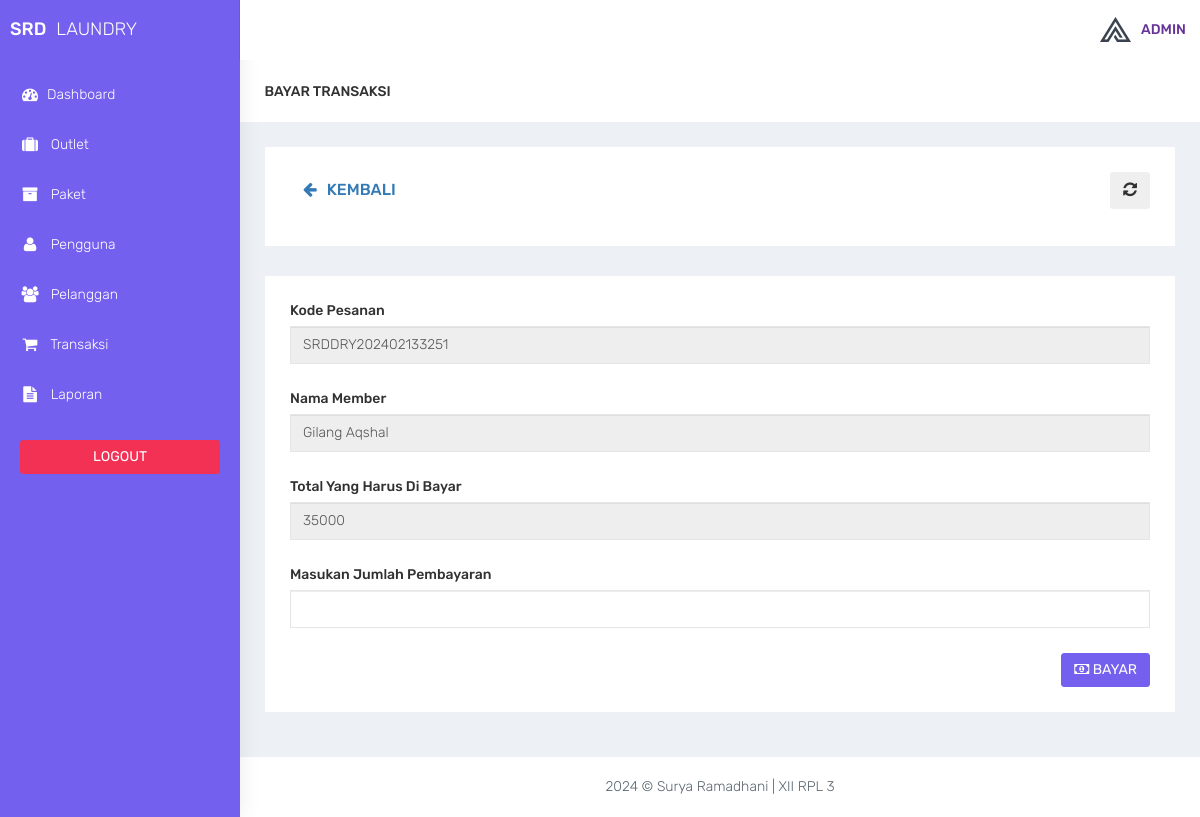
Screenshot of /admin/transaksi_bayar.php?id=60 (signed in) with the database file from the repository.
### tables this page shows
CREATE TABLE `transaksi` (
  `id_transaksi` int(11) NOT NULL,
  `outlet_id` int(11) DEFAULT NULL,
  `kode_invoice` varchar(100) DEFAULT NULL,
  `member_id` int(11) DEFAULT NULL,
  `tgl` datetime DEFAULT NULL,
  `batas_waktu` datetime DEFAULT NULL,
  `tgl_pembayaran` datetime DEFAULT NULL,
  `status` enum('Baru','Proses','Selesai','Diambil') DEFAULT NULL,
  `status_bayar` enum('Dibayar','Belum') DEFAULT NULL,
  `user_id` int(11) DEFAULT NULL
);

CREATE TABLE `member` (
  `id_member` int(11) NOT NULL,
  `nama_member` varchar(100) DEFAULT NULL,
  `alamat_member` text DEFAULT NULL,
  `jenis_kelamin` enum('Laki-Laki','Perempuan') DEFAULT NULL,
  `telp_member` varchar(15) DEFAULT NULL
);

CREATE TABLE `detail_transaksi` (
  `id_detail` int(11) NOT NULL,
  `transaksi_id` int(11) DEFAULT NULL,
  `paket_id` int(11) DEFAULT NULL,
  `qty` double DEFAULT NULL,
  `total_harga` double DEFAULT NULL,
  `keterangan` text DEFAULT NULL,
  `total_bayar` int(11) DEFAULT NULL
);

### admin/functions.php (called while the page is built, shortened)
<?php
function ambilsatubaris($conn, $query)
{
    $db = mysqli_query($conn, $query);
    return mysqli_fetch_assoc($db);
}

### admin/transaksi_bayar.php (the view, shortened to what this page needs)
<?php
$title = 'transaksi';
require 'functions.php';
$query = 'SELECT transaksi.*,member.nama_member , detail_transaksi.total_harga FROM transaksi INNER JOIN member ON member.id_member = transaksi.member_id INNER JOIN detail_transaksi ON detail_transaksi.transaksi_id = transaksi.id_transaksi WHERE transaksi.id_transaksi = ' . $_GET['id'];
$data = ambilsatubaris($conn, $query);
require 'layout_header.php';
?>
<div class="container-fluid">
    <div class="row bg-title">
        <div class="col-lg-3 col-md-4 col-sm-4 col-xs-12">
            <h4 class="page-title">Bayar <?= $title ?></h4>
        </div>
    </div>
    <div class="row">
        <div class="col-md-12 col-lg-12 col-sm-12 col-xs-12">
            <div class="white-box">
                <div class="row">
                    <div class="col-md-6">
                        <a href="transaksi_konfirmasi.php" class="btn btn-secondary box-title"><i class="fa fa-arrow-left fa-fw"></i> Kembali</a>
                    </div>
                    <div class="col-md-6 text-right">
                        <button id="btn-refresh" class="btn btn-dark box-title text-right" title="Refresh Data"><i class="fa fa-refresh" id="ic-refresh"></i></button>
                    </div>
                </div>
            </div>
        </div>
    </div>
    <div class="row">
        <div class="col-md-12 col-lg-12 col-sm-12 col-xs-12">
            <div class="white-box">
                <form method="post" action="transaksi_bayar.php?id=<?= $data['id_transaksi'] ?>" id="form-submit">
                    <div class="form-group">
                        <label>Kode Pesanan</label>
                        <input type="text" name="kode_invoice" value="<?= $data['kode_invoice'] ?>" class="form-control" readonly>
                    </div>
                    <div class="form-group">
                        <label>Nama Member</label>
                        <input type="text" name="nama_member" value="<?= $data['nama_member'] ?>" class="form-control" readonly>
                    </div>
                    <div class="form-group">
                        <label>Total Yang Harus Di Bayar</label>
                        <input type="text" name="total_harga" value="<?= $data['total_harga'] ?>" class="form-control" readonly>
                    </div>
                    <div class="form-group">
                        <label>Masukan Jumlah Pembayaran</label>
                        <input type="number" name="total_bayar" id="total_bayar" class="form-control">
                    </div>
                    <div class="text-right">
                        <button type="submit" name="btn-simpan" id="btn-simpan" class="btn btn-primary"><i class="fa fa-money"></i> BAYAR</utton>
                    </div>
                </form>
            </div>
        </div>
    </div>
</div>
<?php
require 'layout_footer.php';
?>

### assets/css/colors/default.css (style rules this page uses)
body { background: #fff; }

### rows the page displays
transaksi: kode_invoice "SRDDRY202402133251", nama_member "Gilang Aqshal", total_harga "35000"

### other values shown
$title "TRANSAKSI"
